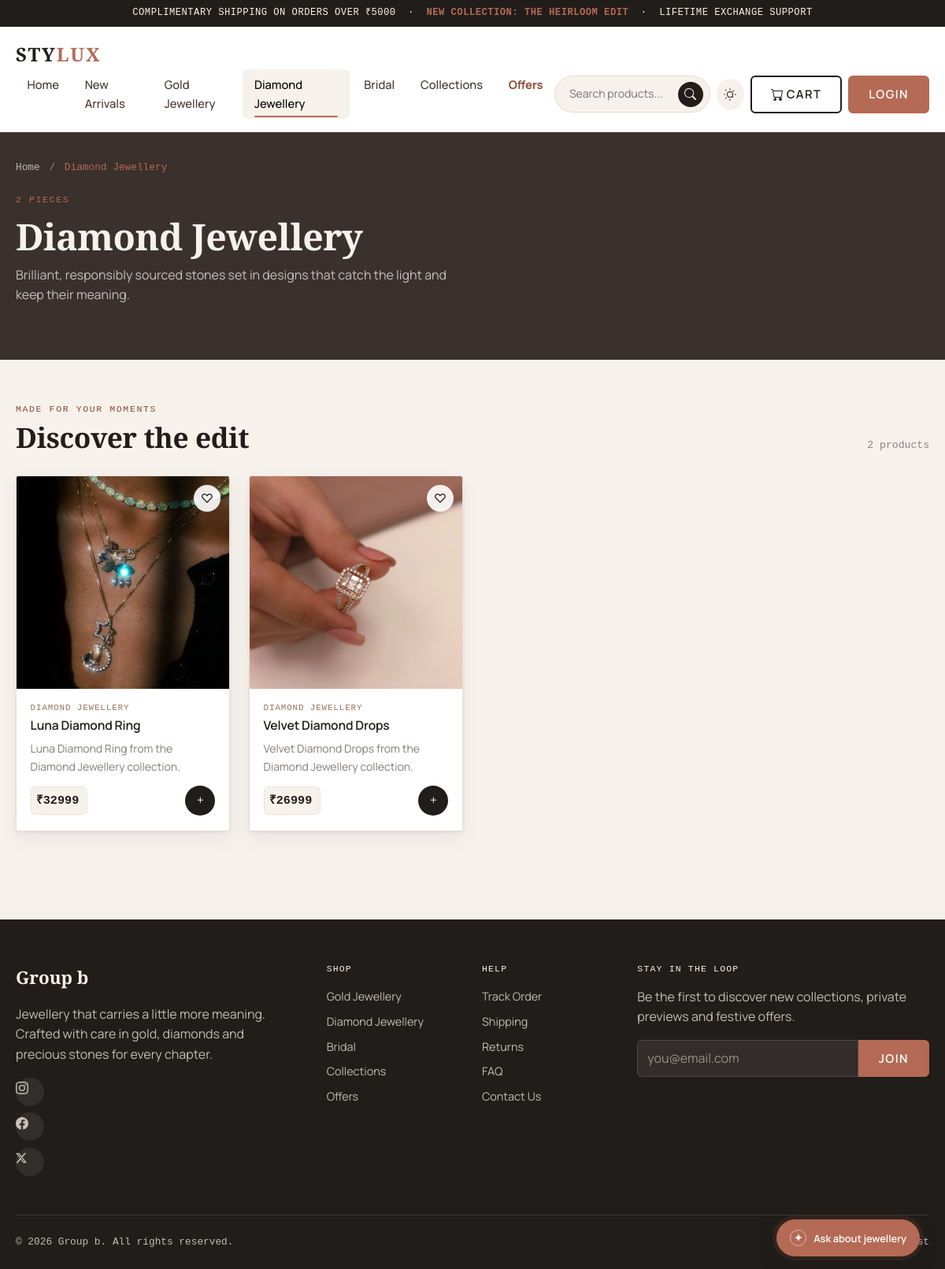
Screenshot of /diamond-jewellery/ with the database file from the repository.
### core/models.py (models this page shows, shortened)
class Category(models.Model):
    name = models.CharField(max_length=100, unique=True)
    slug = models.SlugField(max_length=100, unique=True, blank=True, null=True)
    image = models.ImageField(upload_to="Media/", blank=True, null=True)
    description = models.TextField(blank=True)
    created_at = models.DateTimeField(auto_now_add=True)
    class Meta:
        db_table = "core_category_choices"

class Product(models.Model):
    name = models.CharField(max_length=160)
    category = models.ForeignKey(Category, related_name="products", on_delete=models.CASCADE)
    price = models.DecimalField(max_digits=12, decimal_places=2)
    image_url = models.ImageField(upload_to="Media/", blank=True, null=True)
    description = models.TextField(blank=True)
    is_featured = models.BooleanField(default=False)
    is_active = models.BooleanField(default=True)
    created_at = models.DateTimeField(auto_now_add=True)
    class Meta:
        ordering = ("-is_featured", "-created_at", "name")
    @property
    def local_image_url(self):
        if not self.image_url or not self.image_url.name:
            return ""
        media_root = Path(settings.MEDIA_ROOT).resolve()
        try:
            image_path = Path(self.image_url.path).resolve()
            image_path.relative_to(media_root)
        except (ValueError, OSError):
            return ""
        return self.image_url.url if image_path.is_file() else ""

### core/views.py (the view)
# urls.py: path('diamond-jewellery/', diamond_jewellery, name="diamond_jewellery"),
def diamond_jewellery(request):
    return render(request, "diamond_jewellery.html", _catalog_context("diamond_jewellery"))

### core/views.py (called while the page is built)
def _active_products(category_slug=None):
    products = Product.objects.filter(is_active=True)
    if category_slug:
        aliases = CATEGORY_SLUG_ALIASES.get(category_slug, [category_slug])
        products = products.filter(
            Q(category__slug__in=aliases)
            | Q(category__name__iexact=aliases[0].replace("_jewellery", ""))
            | Q(category__name__icontains=aliases[0].split("_")[0])
        )
    return products

def _catalog_context(category_slug=None):
    return {"products": _active_products(category_slug)}

### core/templates/diamond_jewellery.html
{% include "catalog_page.html" with page_key="diamond_jewellery" page_title="Diamond Jewellery" page_description="Brilliant, responsibly sourced stones set in designs that catch the light and keep their meaning." %}

### core/templates/catalog_page.html (shortened to what this page needs)
<!DOCTYPE html>
{% load static %}
<html lang="en">
<head>
<link href="https://cdn.jsdelivr.net/npm/bootstrap@5.3.3/dist/css/bootstrap.min.css" rel="stylesheet">
<link rel="stylesheet" href="{% static "css/style.css" %}?v=5">
</head>
<body data-page="{{ page_key }}">
{% include "navbar.html" %}
<section class="cat-hero">
  <div class="container-shop" data-parallax="0.06">
    <nav class="breadcrumb-shop mb-3" style="font-family: var(--font-mono); font-size:.8rem;">
      <a href="{% url "home" %}">Home</a> <span class="mx-1" style="opacity:.5;">/</span> <span class="current">{{ page_title }}</span>
    </nav>
    <span class="eyebrow">{{ products|length }} pieces</span>
    <h1 class="mt-2 mb-2">{{ page_title }}</h1>
    <p style="opacity:.75; max-width: 560px;">{{ page_description }}</p>
  </div>
</section>
<section class="py-5 reveal-on-scroll" data-reveal="scale">
  <div class="container-shop">
    <div class="section-head">
      <div>
        <span class="eyebrow">Made for your moments</span>
        <h2>Discover the edit</h2>
      </div>
      <span style="font-family: var(--font-mono); font-size:.82rem; opacity:.6;">{{ products|length }} products</span>
    </div>
    {% if products %}
    <div class="row g-4">
      {% for product in products %}
        {% include "product_card.html" with product=product %}
      {% endfor %}
    </div>
    {% endif %}
  </div>
</section>
{% include "footer.html" %}
{% include "ai_pop.html" %}
<div id="cartToastWrap" class="toast-container position-fixed bottom-0 end-0 p-3"></div>
</body>
</html>

### core/templates/product_card.html
{% load static %}
<div class="col-6 col-md-4 col-lg-3 reveal-on-scroll" data-reveal="scale">
  <div class="product-card" data-product data-id="{{ product.pk }}" data-name="{{ product.name }}" data-price="{{ product.price }}"{% if product.local_image_url %} data-image="{{ product.local_image_url }}"{% endif %} data-category="{{ product.category.name }}">
    <div class="product-media">
      <button class="wishlist-btn" type="button" aria-label="Add {{ product.name }} to wishlist">♡</button>
      {% if product.local_image_url %}<img src="{{ product.local_image_url }}" alt="{{ product.name }}" loading="lazy">{% endif %}
    </div>
    <div class="product-body">
      <div class="product-cat">{{ product.category.name }}</div>
      <h3 class="product-name">{{ product.name }}</h3>
      {% if product.description %}<p class="small mb-2" style="opacity:.65;">{{ product.description|truncatechars:68 }}</p>{% endif %}
      <div class="product-footer">
        <span class="swing-tag">₹{{ product.price|floatformat:0 }}{% if product.original_price %} <span class="was">₹{{ product.original_price|floatformat:0 }}</span>{% endif %}</span>
        <button class="add-cart-btn" type="button" data-add-to-cart aria-label="Add {{ product.name }} to cart">+</button>
      </div>
    </div>
  </div>
</div>

### rows the page displays
Category: name "Diamond Jewellery"
Product: local_image_url (picture), category.name "DIAMOND JEWELLERY", name "Luna Diamond Ring", description "Luna Diamond Ring from the Diamond Jewellery collection.", price "32999"
Product: local_image_url (picture), category.name "DIAMOND JEWELLERY", name "Velvet Diamond Drops", description "Velvet Diamond Drops from the Diamond Jewellery collection.", price "26999"

### other values shown
{{ products|length }} "2"
{{ page_description }} "Brilliant, responsibly sourced stones set in designs that catch the light and keep their meaning."
